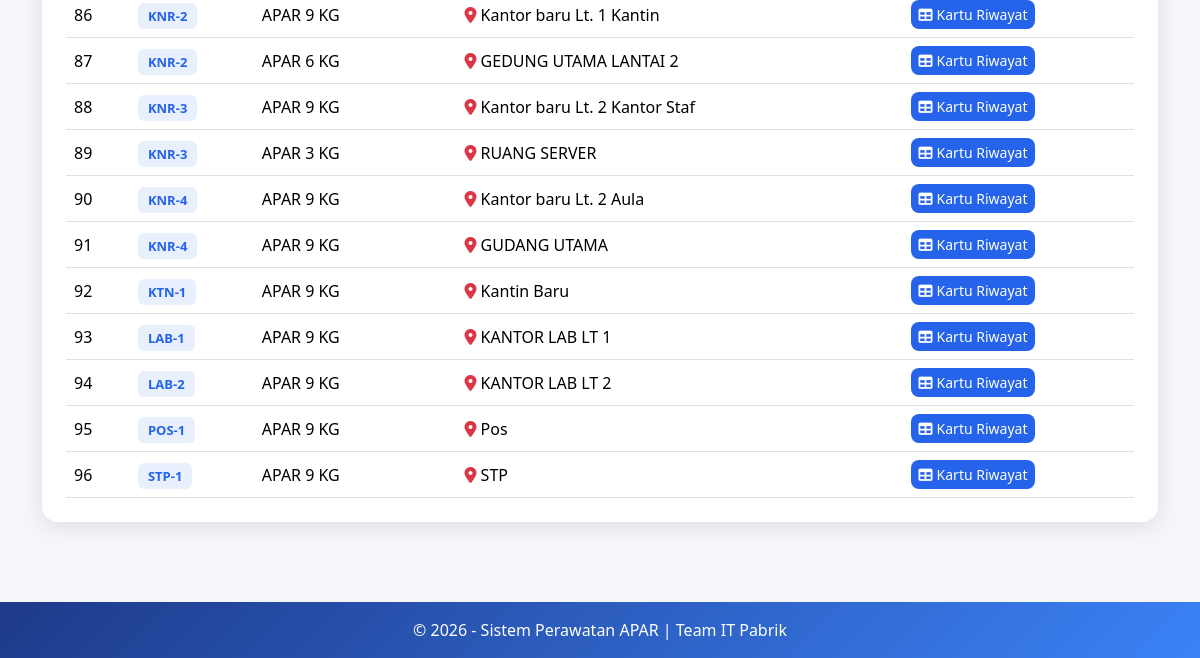
The page /apar_home.php (signed in, lower part) on the database as committed earlier.
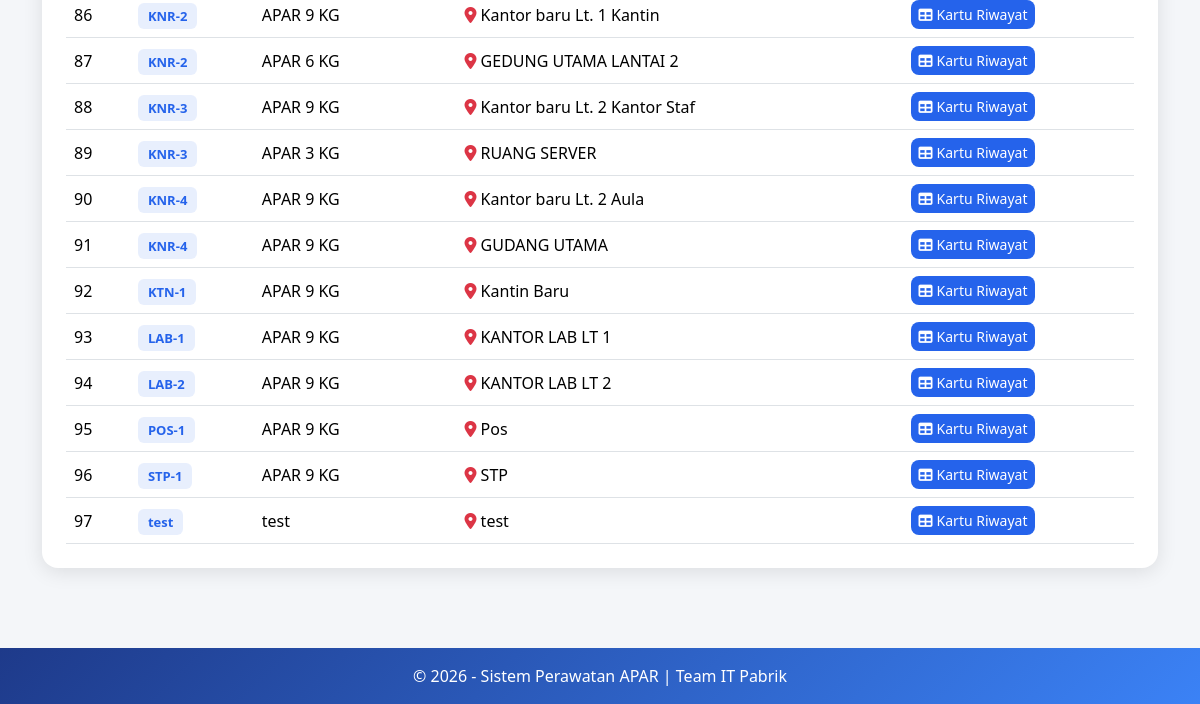
The same page on the database as committed later.
### tables this page shows
CREATE TABLE `apar` (
  `id` int(11) NOT NULL,
  `no_kode` varchar(50) NOT NULL,
  `nama_sarana` varchar(100) DEFAULT NULL,
  `lokasi` varchar(200) DEFAULT NULL
);

### apar_home.php (the view, shortened to what this page needs)
<?php
include "config/koneksi.php";
mysqli_query($conn, "CREATE TABLE IF NOT EXISTS `apar` (
  `id` int(11) NOT NULL AUTO_INCREMENT,
  `no_kode` varchar(50) NOT NULL,
  `nama_sarana` varchar(100) DEFAULT NULL,
  `lokasi` varchar(200) DEFAULT NULL,
  PRIMARY KEY (`id`)
) ENGINE=InnoDB DEFAULT CHARSET=utf8mb4");
mysqli_query($conn, "CREATE TABLE IF NOT EXISTS `checklist_apar` (
  `id` int(11) NOT NULL AUTO_INCREMENT,
  `apar_id` int(11) NOT NULL,
  `tahun` int(4) NOT NULL,
  `bulan` tinyint(2) NOT NULL,
  `tanggal_cek` date DEFAULT NULL,
  `label_pengisian` enum('Ok','Nok') DEFAULT NULL,
  `tekanan_pressure` enum('Ok','Nok') DEFAULT NULL,
  `safety_pin` enum('Ok','Nok') DEFAULT NULL,
  `handle` enum('Ok','Nok') DEFAULT NULL,
  `selang_nozzle` enum('Ok','Nok') DEFAULT NULL,
  `dry_chemical` enum('Ok','Nok') DEFAULT NULL,
  `tablulan` enum('Ok','Nok') DEFAULT NULL,
  `bambu_petunjuk` enum('Ok','Nok') DEFAULT NULL,
  `paraf` varchar(100) DEFAULT NULL,
  `catatan` text DEFAULT NULL,
  `users_id` int(11) DEFAULT NULL,
  `created_at` datetime DEFAULT CURRENT_TIMESTAMP,
  PRIMARY KEY (`id`)
) ENGINE=InnoDB DEFAULT CHARSET=utf8mb4");
$where = "";
$listApar = mysqli_query($conn, "SELECT * FROM apar $where ORDER BY no_kode ASC");
?>
<!DOCTYPE html>
<html lang="id">
<head>
  <link href="https://cdn.jsdelivr.net/npm/bootstrap@5.3.2/dist/css/bootstrap.min.css" rel="stylesheet">
</head>
<body>
  <div class="container" style="margin-top:100px; padding-bottom:40px; flex:1;">
    <div class="card card-apar">
      <div class="card-body p-4">
        <div class="table-responsive">
          <table class="table table-hover align-middle mb-0">
            <tbody>
              <?php $no = 1;
              while ($row = mysqli_fetch_assoc($listApar)): ?>
                <tr>
                  <td data-label="No"><?= $no++ ?></td>
                  <td data-label="Kode"><span class="apar-badge"><?= htmlspecialchars($row['no_kode']) ?></span></td>
                  <td data-label="Nama Sarana"><?= htmlspecialchars($row['nama_sarana']) ?></td>
                  <td data-label="Lokasi">
                    <span><i
                        class="fa-solid fa-location-dot text-danger me-1"></i><?= htmlspecialchars($row['lokasi']) ?></span>
                  </td>
                  <td data-label="Aksi">
                    <a href="apar_kartu.php?apar_id=<?= $row['id'] ?>" class="btn btn-kartu btn-sm flex-grow-1">
                      <i class="fa-solid fa-table me-1"></i><span class="d-inline">Kartu Riwayat</span>
                    </a>
                  </td>
                </tr>
              <?php endwhile; ?>
            </tbody>
          </table>
        </div>
      </div>
    </div>
  </div>
  <footer class="py-3 text-center">
    &copy; <?= date('Y') ?> - Sistem Perawatan APAR | Team IT Pabrik
  </footer>
</body>
</html>

Rows that differ between the two databases and show on the page:
added apar: no_kode "test", nama_sarana "test", lokasi "test"
